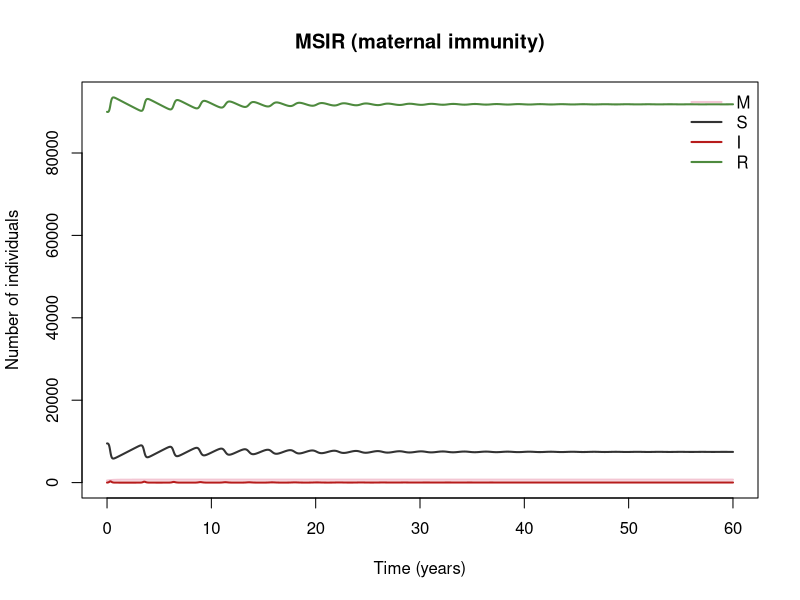
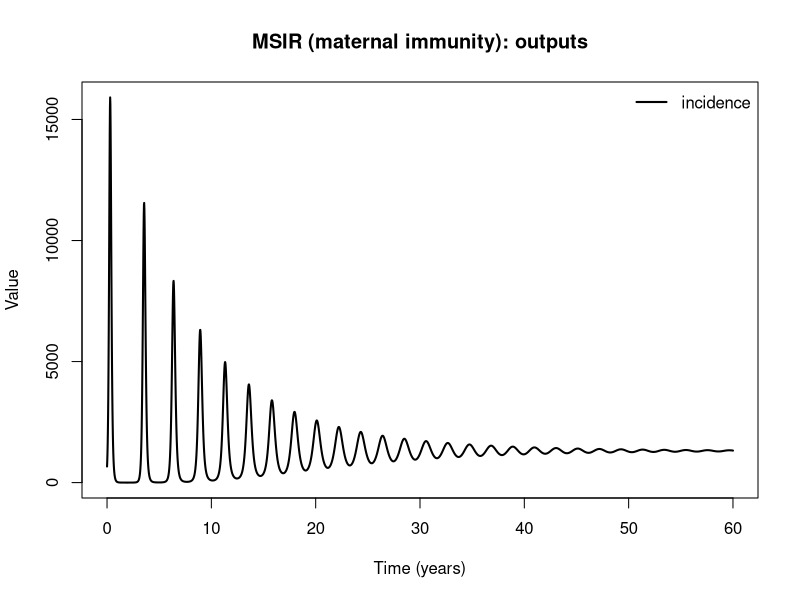

Here is the R script that generated these plots, in order:
## MSIR (maternal immunity)
## Newborns are protected by maternal antibodies (M) before becoming susceptible.
## Reference: Hethcote (2000), SIAM Review 42:599-653
##
## Generated from a compartmental model diagram (model format v1).
## Regenerating from the same diagram always gives this exact file.
##
## Compartments: M, S, I, R
## Flows (time unit: years):
##   (outside) -> M  : mu * N
##   M -> S          : delta * M
##   S -> I          : lam * S
##   I -> R          : gamma * I
##   M -> (outside)  : mu * M
##   S -> (outside)  : mu * S
##   I -> (outside)  : mu * I
##   R -> (outside)  : mu * R

library(deSolve)

# ---- Time ------------------------------------------------------------
times <- seq(0, 60, by = 0.02)  # years

# ---- Parameters ------------------------------------------------------
parameters <- c(
  beta = 700,       # transmission rate per year
  delta = 2,        # rate of losing maternal immunity per year (6 months)
  gamma = 365 / 7,  # recovery rate per year
  mu = 1 / 70       # birth = death rate per year
)

# ---- Initial conditions ----------------------------------------------
state <- c(
  M = 500,   # Maternally immune
  S = 9500,  # Susceptible
  I = 10,    # Infectious
  R = 89990  # Recovered
)

# ---- Model equations -------------------------------------------------
msir_model <- function(t, state, parameters) {
  with(as.list(c(state, parameters)), {
    # Total population
    N <- M + S + I + R

    # Derived quantities
    lam <- beta * I / N  # force of infection

    # Flows recorded as outputs
    incidence <- lam * S

    # Rates of change
    dM <- mu * N - delta * M - mu * M
    dS <- delta * M - lam * S - mu * S
    dI <- lam * S - gamma * I - mu * I
    dR <- gamma * I - mu * R

    list(c(dM, dS, dI, dR), c(incidence = incidence))
  })
}

# ---- Solve -----------------------------------------------------------
out <- ode(y = state, times = times, func = msir_model, parms = parameters)
out <- as.data.frame(out)

# ---- Plot ------------------------------------------------------------
compartment_cols <- c(M = "#F3C6D3", S = "#333333", I = "#B71C1C", R = "#4E8A3E")
matplot(out$time, out[, names(compartment_cols)], type = "l", lty = 1, lwd = 2,
        col = compartment_cols, xlab = "Time (years)", ylab = "Number of individuals",
        main = "MSIR (maternal immunity)")
legend("topright", legend = names(compartment_cols), col = compartment_cols,
       lty = 1, lwd = 2, bty = "n")

output_names <- c("incidence")
matplot(out$time, out[, output_names, drop = FALSE], type = "l", lty = 1, lwd = 2,
        col = seq_along(output_names), xlab = "Time (years)", ylab = "Value",
        main = "MSIR (maternal immunity): outputs")
legend("topright", legend = output_names, col = seq_along(output_names),
       lty = 1, lwd = 2, bty = "n")
